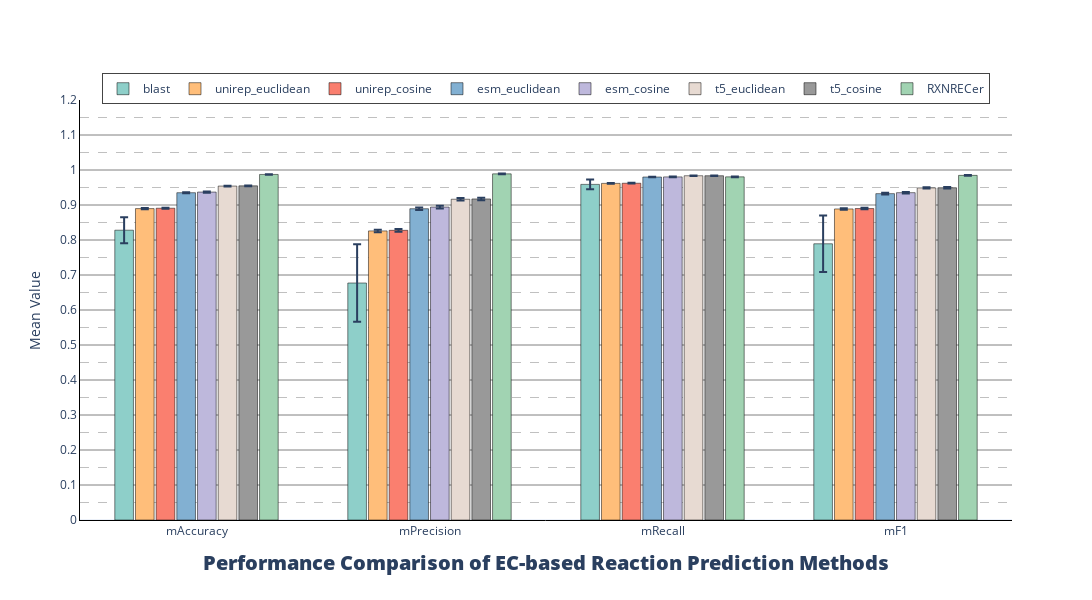

The cell this chart's notebook holds for it:
### Code cell
evTools.show_ec_methods_10_eva_fig(res_metrics_data=res_std[res_std.avgType =='micro'].reset_index(drop=True))

### Figure 1 — Plotly figure (JSON) as saved in the notebook; plotly's stock layout.template omitted (floating-point values rounded to 4 significant figures)
{"data": [{"error_y": {"array": [0.03736, 0.1106, 0.01417, 0.08094], "type": "data", "visible": true}, "marker": {"color": "#8ECFC9", "line": {"color": "black", "width": 0.5}}, "name": "blast", "type": "bar", "width": 0.08, "x": ["mAccuracy", "mPrecision", "mRecall", "mF1"], "y": [0.828, 0.6771, 0.9589, 0.7892]}, {"error_y": {"array": [0.001506, 0.003642, 0.001047, 0.002087], "type": "data", "visible": true}, "marker": {"color": "#FFBE7A", "line": {"color": "black", "width": 0.5}}, "name": "unirep_euclidean", "type": "bar", "width": 0.08, "x": ["mAccuracy", "mPrecision", "mRecall", "mF1"], "y": [0.8897, 0.826, 0.9618, 0.8887]}, {"error_y": {"array": [0.00159, 0.00386, 0.00104, 0.002254], "type": "data", "visible": true}, "marker": {"color": "#FA7F6F", "line": {"color": "black", "width": 0.5}}, "name": "unirep_cosine", "type": "bar", "width": 0.08, "x": ["mAccuracy", "mPrecision", "mRecall", "mF1"], "y": [0.8908, 0.8276, 0.9622, 0.8898]}, {"error_y": {"array": [0.001567, 0.003587, 0.0009123, 0.002193], "type": "data", "visible": true}, "marker": {"color": "#82B0D2", "line": {"color": "black", "width": 0.5}}, "name": "esm_euclidean", "type": "bar", "width": 0.08, "x": ["mAccuracy", "mPrecision", "mRecall", "mF1"], "y": [0.9351, 0.8894, 0.9799, 0.9325]}, {"error_y": {"array": [0.001635, 0.003874, 0.0008782, 0.002274], "type": "data", "visible": true}, "marker": {"color": "#BEB8DC", "line": {"color": "black", "width": 0.5}}, "name": "esm_cosine", "type": "bar", "width": 0.08, "x": ["mAccuracy", "mPrecision", "mRecall", "mF1"], "y": [0.9369, 0.8941, 0.9803, 0.9352]}, {"error_y": {"array": [0.0009762, 0.003473, 0.0004789, 0.001863], "type": "data", "visible": true}, "marker": {"color": "#E7DAD2", "line": {"color": "black", "width": 0.5}}, "name": "t5_euclidean", "type": "bar", "width": 0.08, "x": ["mAccuracy", "mPrecision", "mRecall", "mF1"], "y": [0.9541, 0.9165, 0.9836, 0.9488]}, {"error_y": {"array": [0.001037, 0.003636, 0.0004815, 0.00197], "type": "data", "visible": true}, "marker": {"color": "#999999", "line": {"color": "black", "width": 0.5}}, "name": "t5_cosine", "type": "bar", "width": 0.08, "x": ["mAccuracy", "mPrecision", "mRecall", "mF1"], "y": [0.9546, 0.9173, 0.9836, 0.9493]}, {"error_y": {"array": [0.0005756, 0.0008772, 0.001319, 0.0009571], "type": "data", "visible": true}, "marker": {"color": "#A1D3B2", "line": {"color": "black", "width": 0.5}}, "name": "RXNRECer", "type": "bar", "width": 0.08, "x": ["mAccuracy", "mPrecision", "mRecall", "mF1"], "y": [0.9873, 0.989, 0.9804, 0.9847]}], "layout": {"bargap": 0.29, "barmode": "group", "height": 600, "legend": {"borderwidth": 1, "orientation": "h", "tracegroupgap": 2, "x": 0.5, "xanchor": "center", "y": 0.99, "yanchor": "bottom"}, "title": {"font": {"size": 20, "weight": 1000}, "text": "Performance Comparison of EC-based Reaction Prediction Methods", "x": 0.5, "xanchor": "center", "y": 0.05}, "width": 1600, "xaxis": {"linecolor": "#000000", "linewidth": 1, "showline": true}, "yaxis": {"dtick": 0.1, "gridcolor": "gray", "gridwidth": 1, "linecolor": "black", "linewidth": 1, "minor": {"dtick": 0.05, "gridcolor": "gray", "griddash": "dash", "gridwidth": 0.5, "showgrid": true}, "range": [0, 1.2], "showgrid": true, "showline": true, "title": {"text": "Mean Value"}}}}
